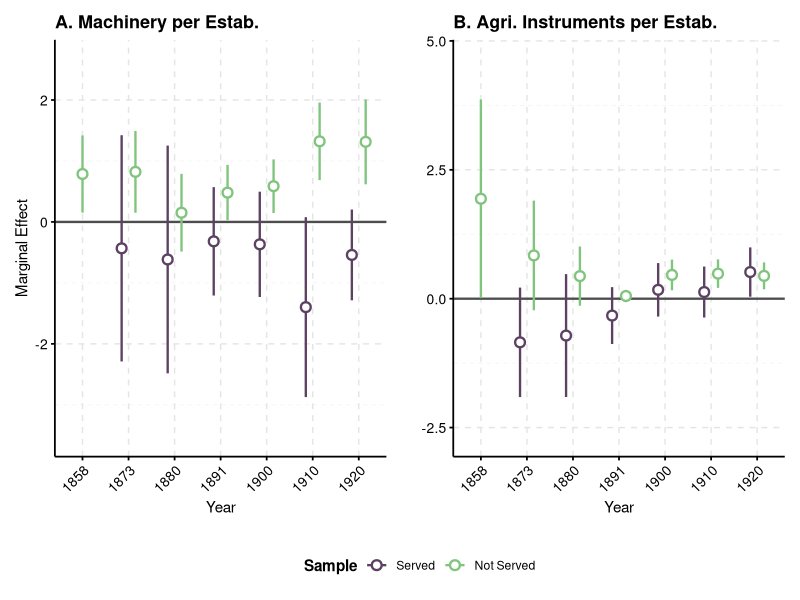
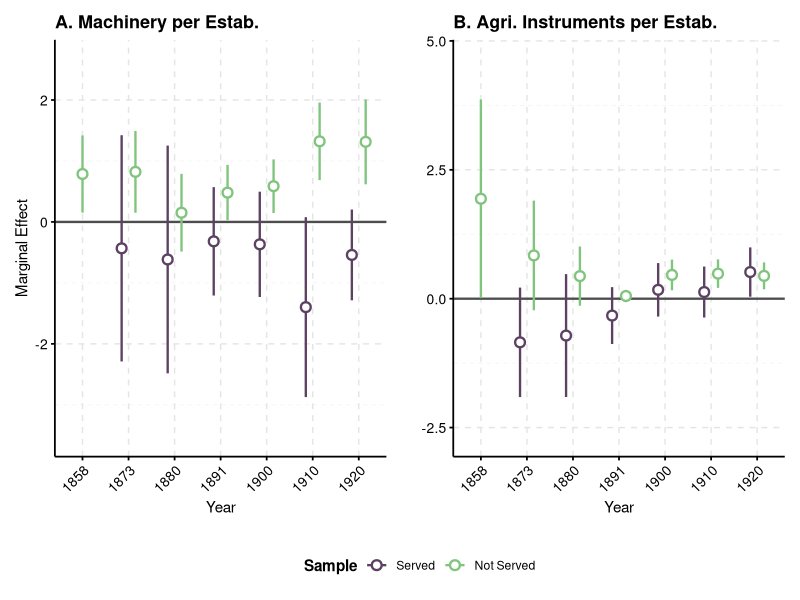

The R source for these figures, in order:
# ==============================================================================
# VISUALIZAÇÃO DE RESULTADOS: Atendidos vs Não Atendidos (Spillovers - Maquinário 1920)
# ==============================================================================

library(tidyverse)
library(patchwork)

if (!exists("data.wd")) {
  data.wd <- "C:/Users/André Elias/Documents/Pesquisa (Ferrovias)"
}
setwd(data.wd)

dir.create("03-resultados/plots", showWarnings = FALSE, recursive = TRUE)

df_resultados <- read_csv("03-resultados/csv/second_stage_1920_spillover_vizinhos_maquinario.csv", show_col_types = FALSE)

# 2. Manipulação de Dados (Filtragem e Renomeação)
df_plot <- df_resultados |>
  # Filtrar apenas os municípios atendidos e os vizinhos
  filter(subamostra %in% c("Atendidos_Dummy1", "Nao_Atendidos_Dummy0")) |> 
  mutate(
    ano_outcome = ano_tratamento,
    
    # Isolar os outcomes de maquinário e instrumentos agrícolas
    tipo_outcome = case_when(
      outcome_var == "pct_commaquinas" ~ "Machinery per Estab.",
      outcome_var == "pct_cominstruagra" ~ "Agri. Instruments per Estab.",
      TRUE ~ "Drop"
    ),
    
    ci_lower = coeficiente - (1.96 * erro_padrao),
    ci_upper = coeficiente + (1.96 * erro_padrao),
    
    # Criar variável em inglês para a legenda
    Sample = case_when(
      subamostra == "Atendidos_Dummy1" ~ "Served",
      subamostra == "Nao_Atendidos_Dummy0" ~ "Not Served"
    )
  ) |>
  filter(tipo_outcome != "Drop") |>
  filter(!is.na(ano_outcome))

# Para não sobrecarregar o eixo X, podemos filtrar para anos específicos 
# como décadas e anos notáveis (ex: 1870, 1880, 1890, 1900, 1910, 1920)
# Vamos pegar o final de cada década mais o primeiro e ultimo
anos_destaque <- c(min(df_plot$ano_outcome), seq(1870, 1920, by = 10), max(df_plot$ano_outcome))
# Garantir que existam na base (pegar o mais próximo se não existir)
anos_selecionados <- unique(df_plot$ano_outcome)[
  map_int(anos_destaque, ~ which.min(abs(unique(df_plot$ano_outcome) - .x)))
] |> unique() |> sort()

df_plot <- df_plot |> filter(ano_outcome %in% anos_selecionados)

# Estruturando os fatores para garantir a ordem lógica na legenda
df_plot <- df_plot |> mutate(Sample = factor(Sample, levels = c("Served", "Not Served")))

# Separar os dados para plotagem independente
df_maq <- df_plot |> filter(tipo_outcome == "Machinery per Estab.")
df_instru <- df_plot |> filter(tipo_outcome == "Agri. Instruments per Estab.")

# 3. Definição de Cores (Roxo para o Tratado, Verde para o Controle/Vizinho)
cores <- c("Served"     = "#5c4163", 
           "Not Served" = "#80c47d") 

# 4. Tema Customizado Clássico
tema_customizado <- theme_minimal() +
  theme(
    panel.grid.major = element_line(linetype = "dashed", color = "gray90"),
    panel.grid.minor = element_line(linetype = "dashed", color = "gray95"),
    axis.line = element_line(color = "black", linewidth = 0.6),
    axis.ticks = element_line(color = "black", linewidth = 0.6),
    axis.text = element_text(color = "black", size = 10),
    axis.text.x = element_text(angle = 45, hjust = 1),
    axis.title = element_text(color = "black", size = 11),
    plot.title = element_text(size = 13, face = "bold", hjust = 0),
    legend.title = element_text(face = "bold"),
    legend.background = element_blank(),
    legend.key = element_blank()
  )

pd <- position_dodge(width = 0.6) 

# 5. Construir o Gráfico A (Maquinário)
plot_maq <- ggplot(df_maq, aes(x = as.factor(ano_outcome), y = coeficiente, color = Sample)) +
  geom_hline(yintercept = 0, color = "gray30", linewidth = 0.8) +
  geom_errorbar(aes(ymin = ci_lower, ymax = ci_upper),
                position = pd, width = 0, linewidth = 0.8) +
  geom_point(position = pd, shape = 21, fill = "white", size = 2.5, stroke = 1.2) +
  scale_color_manual(values = cores) +
  scale_y_continuous(expand = expansion(mult = c(0.2, 0.2))) +
  labs(title = "A. Machinery per Estab.", x = "Year", y = "Marginal Effect") +
  tema_customizado

# 6. Construir o Gráfico B (Instrumentos Agrícolas)
plot_instru <- ggplot(df_instru, aes(x = as.factor(ano_outcome), y = coeficiente, color = Sample)) +
  geom_hline(yintercept = 0, color = "gray30", linewidth = 0.8) +
  geom_errorbar(aes(ymin = ci_lower, ymax = ci_upper),
                position = pd, width = 0, linewidth = 0.8) +
  geom_point(position = pd, shape = 21, fill = "white", size = 2.5, stroke = 1.2) +
  scale_color_manual(values = cores) +
  scale_y_continuous(expand = expansion(mult = c(0.2, 0.2))) +
  labs(title = "B. Agri. Instruments per Estab.", x = "Year", y = "") +
  tema_customizado

# 7. Combinar os gráficos e coletar a legenda (Rodapé unificado)
grafico_final <- (plot_maq + plot_instru) + 
  plot_layout(guides = "collect") & 
  theme(
    legend.position = "bottom",
    legend.direction = "horizontal",
    legend.box.margin = margin(t = 10) 
  )

# Exibir o resultado
print(grafico_final)

# 8. Exportar
ggsave(
  filename = "03-resultados/plots/spillover_effects_maquinario_1920.png",
  plot = grafico_final,
  width = 12, 
  height = 5.5, 
  dpi = 300,
  bg = "white"
)

cat("Gráfico exportado: 03-resultados/plots/spillover_effects_maquinario_1920.png\n")
